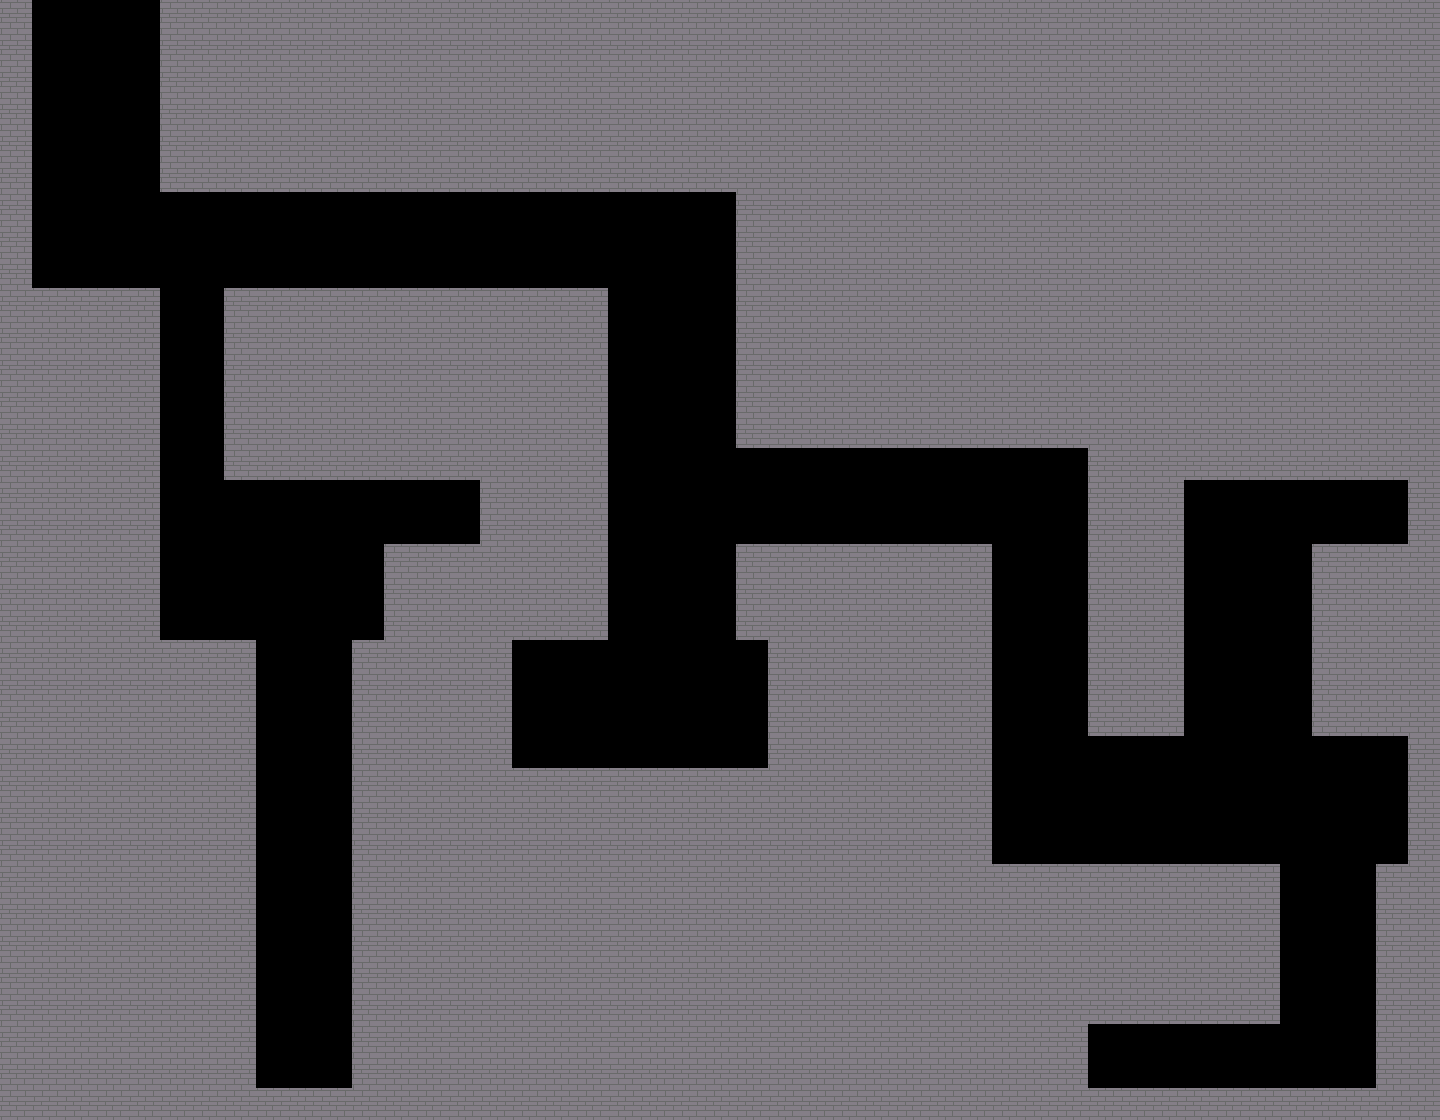

The image is a tile-based game level rendered from a .tmx file. Its description and complete source (layers, tilesets, objects, tile grids) follow:
An orthogonal 45x35 tile map with 32x32 px tiles, 1 tile layer (maze) and 1 object (bomb).

<map version="1.4" tiledversion="1.4.2" orientation="orthogonal" renderorder="right-down" width="45" height="35" tilewidth="32" tileheight="32" infinite="0" nextlayerid="3" nextobjectid="2">
 <editorsettings>
  <export target="level1.json" format="json" />
 </editorsettings>
 <tileset firstgid="1" name="bricks" tilewidth="32" tileheight="32" tilecount="1" columns="1">
  <image source="bricks.png" width="32" height="32" />
 </tileset>
 <layer id="1" name="maze" width="45" height="35">
  <data encoding="csv">
1,0,0,0,0,1,1,1,1,1,1,1,1,1,1,1,1,1,1,1,1,1,1,1,1,1,1,1,1,1,1,1,1,1,1,1,1,1,1,1,1,1,1,1,1,
1,0,0,0,0,1,1,1,1,1,1,1,1,1,1,1,1,1,1,1,1,1,1,1,1,1,1,1,1,1,1,1,1,1,1,1,1,1,1,1,1,1,1,1,1,
1,0,0,0,0,1,1,1,1,1,1,1,1,1,1,1,1,1,1,1,1,1,1,1,1,1,1,1,1,1,1,1,1,1,1,1,1,1,1,1,1,1,1,1,1,
1,0,0,0,0,1,1,1,1,1,1,1,1,1,1,1,1,1,1,1,1,1,1,1,1,1,1,1,1,1,1,1,1,1,1,1,1,1,1,1,1,1,1,1,1,
1,0,0,0,0,1,1,1,1,1,1,1,1,1,1,1,1,1,1,1,1,1,1,1,1,1,1,1,1,1,1,1,1,1,1,1,1,1,1,1,1,1,1,1,1,
1,0,0,0,0,1,1,1,1,1,1,1,1,1,1,1,1,1,1,1,1,1,1,1,1,1,1,1,1,1,1,1,1,1,1,1,1,1,1,1,1,1,1,1,1,
1,0,0,0,0,0,0,0,0,0,0,0,0,0,0,0,0,0,0,0,0,0,0,1,1,1,1,1,1,1,1,1,1,1,1,1,1,1,1,1,1,1,1,1,1,
1,0,0,0,0,0,0,0,0,0,0,0,0,0,0,0,0,0,0,0,0,0,0,1,1,1,1,1,1,1,1,1,1,1,1,1,1,1,1,1,1,1,1,1,1,
1,0,0,0,0,0,0,0,0,0,0,0,0,0,0,0,0,0,0,0,0,0,0,1,1,1,1,1,1,1,1,1,1,1,1,1,1,1,1,1,1,1,1,1,1,
1,1,1,1,1,0,0,1,1,1,1,1,1,1,1,1,1,1,1,0,0,0,0,1,1,1,1,1,1,1,1,1,1,1,1,1,1,1,1,1,1,1,1,1,1,
1,1,1,1,1,0,0,1,1,1,1,1,1,1,1,1,1,1,1,0,0,0,0,1,1,1,1,1,1,1,1,1,1,1,1,1,1,1,1,1,1,1,1,1,1,
1,1,1,1,1,0,0,1,1,1,1,1,1,1,1,1,1,1,1,0,0,0,0,1,1,1,1,1,1,1,1,1,1,1,1,1,1,1,1,1,1,1,1,1,1,
1,1,1,1,1,0,0,1,1,1,1,1,1,1,1,1,1,1,1,0,0,0,0,1,1,1,1,1,1,1,1,1,1,1,1,1,1,1,1,1,1,1,1,1,1,
1,1,1,1,1,0,0,1,1,1,1,1,1,1,1,1,1,1,1,0,0,0,0,1,1,1,1,1,1,1,1,1,1,1,1,1,1,1,1,1,1,1,1,1,1,
1,1,1,1,1,0,0,1,1,1,1,1,1,1,1,1,1,1,1,0,0,0,0,0,0,0,0,0,0,0,0,0,0,0,1,1,1,1,1,1,1,1,1,1,1,
1,1,1,1,1,0,0,0,0,0,0,0,0,0,0,1,1,1,1,0,0,0,0,0,0,0,0,0,0,0,0,0,0,0,1,1,1,0,0,0,0,0,0,0,1,
1,1,1,1,1,0,0,0,0,0,0,0,0,0,0,1,1,1,1,0,0,0,0,0,0,0,0,0,0,0,0,0,0,0,1,1,1,0,0,0,0,0,0,0,1,
1,1,1,1,1,0,0,0,0,0,0,0,1,1,1,1,1,1,1,0,0,0,0,1,1,1,1,1,1,1,1,0,0,0,1,1,1,0,0,0,0,1,1,1,1,
1,1,1,1,1,0,0,0,0,0,0,0,1,1,1,1,1,1,1,0,0,0,0,1,1,1,1,1,1,1,1,0,0,0,1,1,1,0,0,0,0,1,1,1,1,
1,1,1,1,1,0,0,0,0,0,0,0,1,1,1,1,1,1,1,0,0,0,0,1,1,1,1,1,1,1,1,0,0,0,1,1,1,0,0,0,0,1,1,1,1,
1,1,1,1,1,1,1,1,0,0,0,1,1,1,1,1,0,0,0,0,0,0,0,0,1,1,1,1,1,1,1,0,0,0,1,1,1,0,0,0,0,1,1,1,1,
1,1,1,1,1,1,1,1,0,0,0,1,1,1,1,1,0,0,0,0,0,0,0,0,1,1,1,1,1,1,1,0,0,0,1,1,1,0,0,0,0,1,1,1,1,
1,1,1,1,1,1,1,1,0,0,0,1,1,1,1,1,0,0,0,0,0,0,0,0,1,1,1,1,1,1,1,0,0,0,1,1,1,0,0,0,0,1,1,1,1,
1,1,1,1,1,1,1,1,0,0,0,1,1,1,1,1,0,0,0,0,0,0,0,0,1,1,1,1,1,1,1,0,0,0,0,0,0,0,0,0,0,0,0,0,1,
1,1,1,1,1,1,1,1,0,0,0,1,1,1,1,1,1,1,1,1,1,1,1,1,1,1,1,1,1,1,1,0,0,0,0,0,0,0,0,0,0,0,0,0,1,
1,1,1,1,1,1,1,1,0,0,0,1,1,1,1,1,1,1,1,1,1,1,1,1,1,1,1,1,1,1,1,0,0,0,0,0,0,0,0,0,0,0,0,0,1,
1,1,1,1,1,1,1,1,0,0,0,1,1,1,1,1,1,1,1,1,1,1,1,1,1,1,1,1,1,1,1,0,0,0,0,0,0,0,0,0,0,0,0,0,1,
1,1,1,1,1,1,1,1,0,0,0,1,1,1,1,1,1,1,1,1,1,1,1,1,1,1,1,1,1,1,1,1,1,1,1,1,1,1,1,1,0,0,0,1,1,
1,1,1,1,1,1,1,1,0,0,0,1,1,1,1,1,1,1,1,1,1,1,1,1,1,1,1,1,1,1,1,1,1,1,1,1,1,1,1,1,0,0,0,1,1,
1,1,1,1,1,1,1,1,0,0,0,1,1,1,1,1,1,1,1,1,1,1,1,1,1,1,1,1,1,1,1,1,1,1,1,1,1,1,1,1,0,0,0,1,1,
1,1,1,1,1,1,1,1,0,0,0,1,1,1,1,1,1,1,1,1,1,1,1,1,1,1,1,1,1,1,1,1,1,1,1,1,1,1,1,1,0,0,0,1,1,
1,1,1,1,1,1,1,1,0,0,0,1,1,1,1,1,1,1,1,1,1,1,1,1,1,1,1,1,1,1,1,1,1,1,1,1,1,1,1,1,0,0,0,1,1,
1,1,1,1,1,1,1,1,0,0,0,1,1,1,1,1,1,1,1,1,1,1,1,1,1,1,1,1,1,1,1,1,1,1,0,0,0,0,0,0,0,0,0,1,1,
1,1,1,1,1,1,1,1,0,0,0,1,1,1,1,1,1,1,1,1,1,1,1,1,1,1,1,1,1,1,1,1,1,1,0,0,0,0,0,0,0,0,0,1,1,
1,1,1,1,1,1,1,1,1,1,1,1,1,1,1,1,1,1,1,1,1,1,1,1,1,1,1,1,1,1,1,1,1,1,1,1,1,1,1,1,1,1,1,1,1
</data>
 </layer>
 <objectgroup id="2" name="spawn">
  <object id="1" name="bomb" x="639.333" y="704">
   <point />
  </object>
 </objectgroup>
</map>
